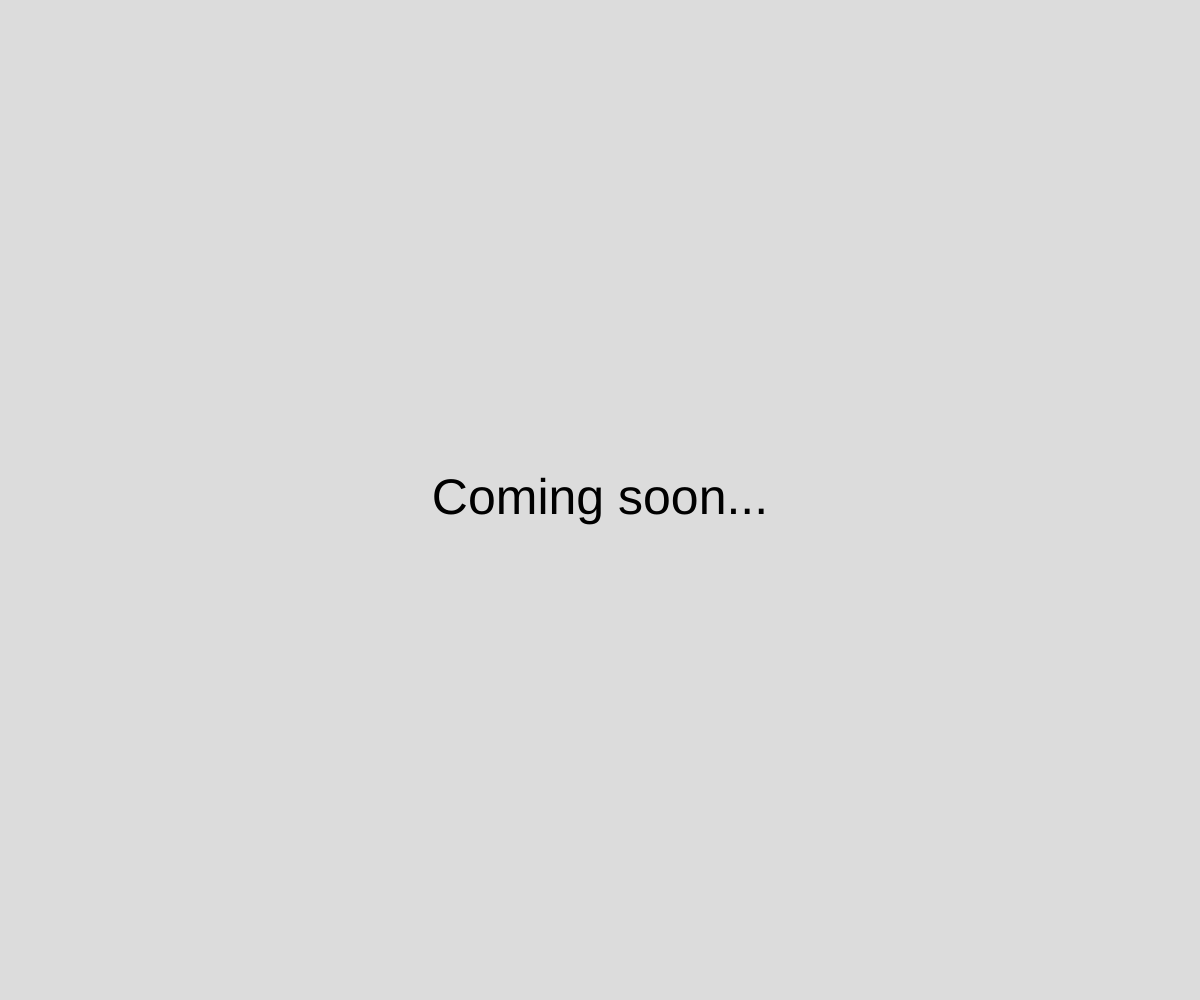
Frame 1 (no input)
Frame 60 (no input): identical to frame 1, image omitted
Frame 120 (the mouse pressed at the canvas centre since frame 60): identical to frame 1, image omitted

The p5.js sketch that drew this single still picture (run headless with seeded random() and noise() and a simulated clock; from frame 60 on, the mouse is pressed at the canvas centre):

// p5.js sketch
// ── sketch.js
// window.setTimeout example
// make something happen after some amount of time

let message = "Coming soon...";


async function setup() {
  createCanvas(windowWidth, windowHeight);

  textAlign(CENTER, CENTER);
  textSize(50);


  // run the newMessage function after 3 seconds
  window.setTimeout(newMessage, 3000);
}

function draw() {
  background(220);
  text(message, width/2, height/2);
}

function newMessage() {
  message = "It's here!!!";


}
